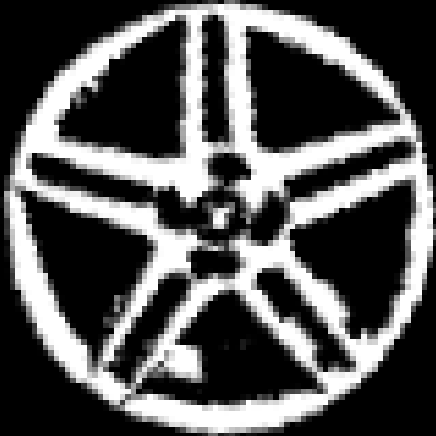
#> input picture 轮毂/传统orb/img_3.png, 436 x 436 px
$ python '均方误差.py'
#> lines starting #> are read from the running program, lines starting #| are printed output that depends on the picture; after the words box and inside, x2 and y2 are one past the last pixel; in counts of white or black regions, pixels touching at a corner belong together
import cv2
import numpy as np

def rotate_image(image, angle):
    """
    对图像进行旋转操作
    :param image: 输入的图像
    :param angle: 旋转角度
    :return: 旋转后的图像
    """
    height, width = image.shape[:2]
    center = (width // 2, height // 2)
    rotation_matrix = cv2.getRotationMatrix2D(center, angle, 1)
    rotated_image = cv2.warpAffine(image, rotation_matrix, (width, height))
    _, rotated_image = cv2.threshold(rotated_image, 127, 255, cv2.THRESH_BINARY)
    return rotated_image

def jaccard_similarity(template, image):
    """
    计算两张二值图像的杰卡德相似度
    :param template: 模板图像
    :param image: 待比较图像
    :return: 杰卡德相似度
    """
    intersection = np.logical_and(template, image)
    union = np.logical_or(template, image)
    jaccard = np.sum(intersection) / np.sum(union)
    return jaccard

def calculate_rotational_similarity(image_path1, image_path2, step=1):
    """
    计算两张近似旋转对称的二值图片的最大相似度
    :param image_path1: 第一张图片的路径
    :param image_path2: 第二张图片的路径
    :param step: 旋转角度的步长
    :return: 最大相似度（百分数形式）
    """
#> called with image_path1 = 'img_3.png', image_path2 = 'img_4.png', step = 1
    # 读取图片并转换为二值图
    image1 = cv2.imread(image_path1, 0)
#> image1 is the input picture: shape (436, 436); min 0, max 255, mean 85.3
    image1 = cv2.resize(image1, (200, 200))
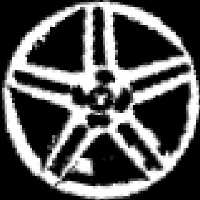
#> image1: shape (200, 200); min 0, max 255, mean 85.4
    _, image1 = cv2.threshold(image1, 127, 255, cv2.THRESH_BINARY)
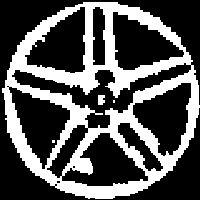
#> image1: shape (200, 200); 33.4% white; 4 white regions (2 under 20 px), largest, box (x1, y1, x2, y2) and area: (2, 2, 200, 199) 13283, (98, 95, 105, 105) 62
    image2 = cv2.imread(image_path2, 0)
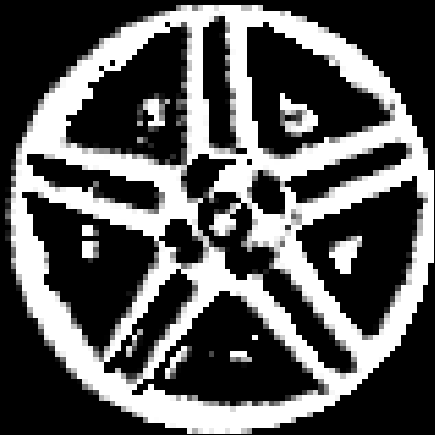
#> input picture 轮毂/传统orb/img_4.png, 435 x 435 px
#> image2 is the input picture: shape (435, 435); min 0, max 255, mean 90
    image2 = cv2.resize(image2, (200, 200))
#> image2: shape (200, 200)
    _, image2 = cv2.threshold(image2, 127, 255, cv2.THRESH_BINARY)
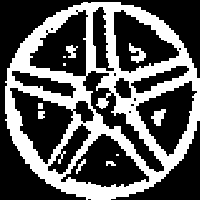
#> image2: shape (200, 200); 35.5% white; 11 white regions (3 under 20 px), largest, box (x1, y1, x2, y2) and area: (5, 2, 200, 200) 13612, (129, 43, 146, 63) 168, (151, 109, 166, 126) 148

    max_similarity = 0
    # 遍历不同的旋转角度
    for angle in range(0, 360, step):
        rotated_image = rotate_image(image2, angle)
        similarity = jaccard_similarity(image1, rotated_image)
        if similarity > max_similarity:
            max_similarity = similarity
#> this loop made 360 passes
#> (jaccard in jaccard_similarity, similarity, max_similarity) on pass 1: (0.634, 0.634, 0.634)
#> (jaccard in jaccard_similarity, similarity) on passes 2 to 7: (0.627, 0.627), (0.586, 0.586), (0.545, 0.545), (0.502, 0.502), (0.463, 0.463), (0.428, 0.428)
#> pass 1, in jaccard_similarity, `intersection = np.logical_and(template, image)`:
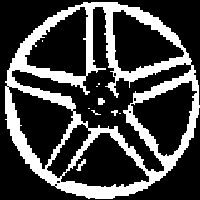
#> intersection: shape (200, 200) bool; 26.7% white; 10 white regions (6 under 20 px), largest, box (x1, y1, x2, y2) and area: (5, 2, 200, 199) 10551, (76, 159, 86, 171) 49, (98, 98, 105, 105) 41, (111, 110, 118, 116) 24
#> pass 1, in jaccard_similarity, `union = np.logical_or(template, image)`:
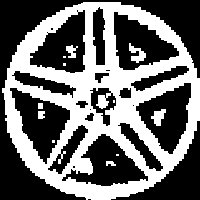
#> union: shape (200, 200) bool; 42.2% white; 12 white regions (5 under 20 px), largest, box (x1, y1, x2, y2) and area: (2, 2, 200, 200) 16319, (129, 43, 146, 63) 168, (151, 109, 166, 126) 148
#> pass 2, in rotate_image (call 2), `_, rotated_image = cv2.threshold(rotated_image, 127, 255, cv2.THRESH_B..`:
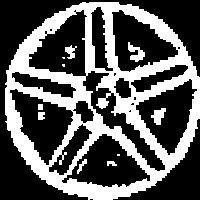
#> rotated_image: shape (200, 200); 35.6% white; 11 white regions (3 under 20 px), largest, box (x1, y1, x2, y2) and area: (5, 2, 200, 200) 13658, (128, 42, 145, 62) 169, (151, 108, 166, 125) 148
#> after the loop, max_similarity = 0.634

    # 将相似度转换为百分数形式
    similarity_percentage = max_similarity * 100
#> similarity_percentage = 63.36
    return similarity_percentage

# 示例调用
image_path1 = 'img_3.png'
image_path2 = 'img_4.png'

similarity = calculate_rotational_similarity(image_path1, image_path2)
#> similarity = 63.36
print(f"两张图片的近似旋转对称相似度为: {similarity:.2f}%")
#| 两张图片的近似旋转对称相似度为: 63.36%
